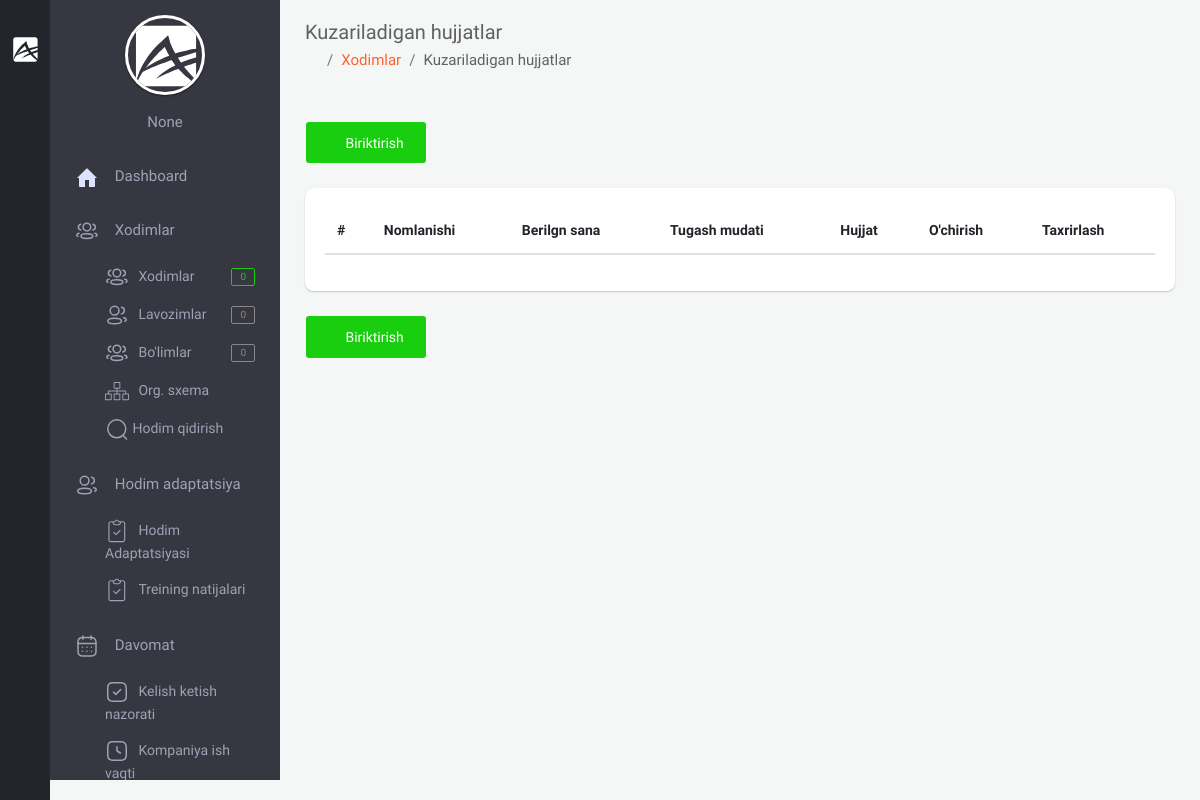
Before: /backoffice/document/5 (signed in) with the older database file.
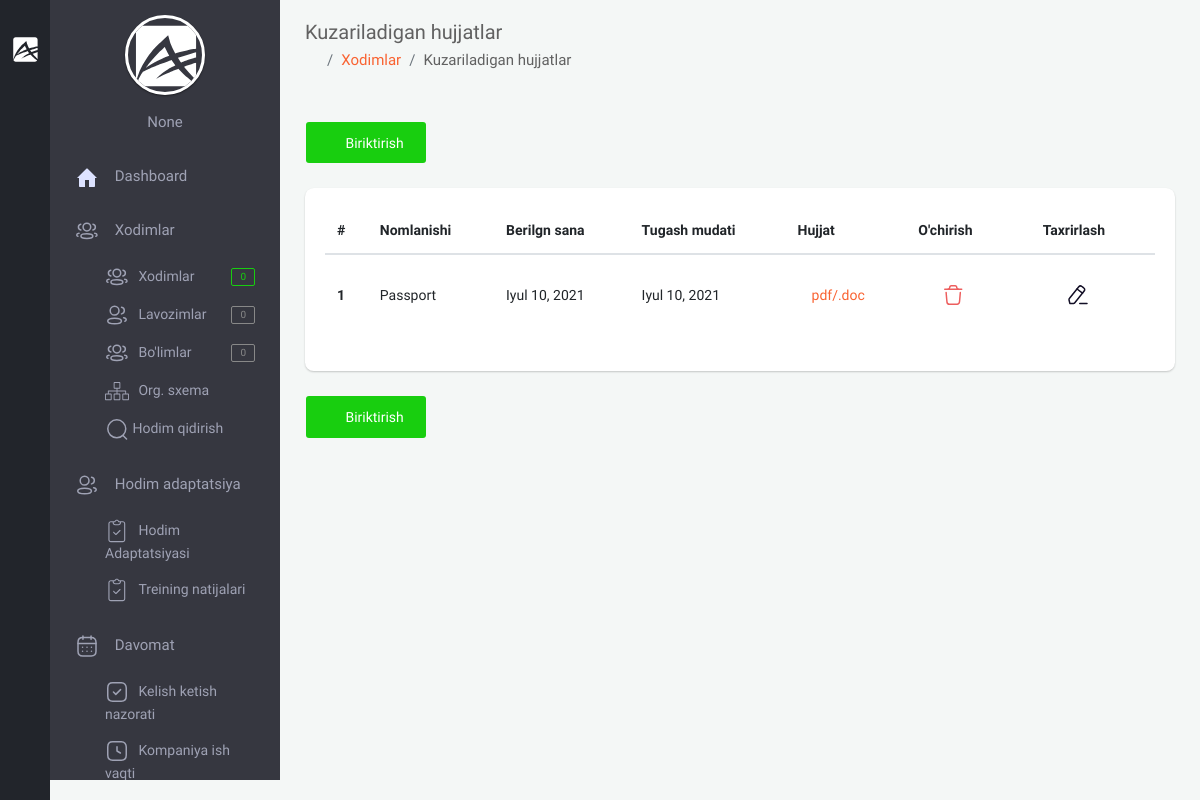
After: the same page with the newer database file.
### app/models.py (models this page shows, shortened)
class Document(models.Model):
    name = models.CharField(max_length=255, verbose_name="Nomi")
    date_of_issue = models.DateField(verbose_name="Berilgan sana")
    validity_period = models.DateField(verbose_name="Amal qilish mudati")
    document = models.FileField(upload_to='documents/', verbose_name="Hujjat(file)")
    note = models.CharField(max_length=255)
    staff = models.ForeignKey("Staff", on_delete=models.CASCADE)
    created_at = models.DateTimeField(auto_now_add=True, null=True, blank=True)
    class Meta:
        verbose_name_plural = "Hodim hujjatlari"

### backoffice/views.py (the view, shortened to what this page needs)
# urls.py: path('document/<int:pk>', views.DocumentListCreateView.as_view(), name='document'),
class DocumentListCreateView(LoginRequiredMixin, generic.CreateView):
    template_name = 'backoffice/pages/document/list.html'
    form_class = forms.DocumentModelForm
    model = models.Document
    def get_context_data(self, *, object_list=None, **kwargs):
        ctx = super(DocumentListCreateView, self).get_context_data(**kwargs)
        staff_id = self.kwargs.get('pk')
        ctx['documents'] = models.Document.objects.filter(staff_id=staff_id)
        ctx['staff_id'] = staff_id
        return ctx

### backoffice/context_processors.py (called while the page is built, shortened)
def staff_amount(request):
    amount_staff = None
    if request.user.is_anonymous == False:
        company = request.user.company
        staff = models.Staff.objects.filter(company=company)
        amount_staff = staff.count()
    return {"amount_staff": amount_staff}

def position_amount(request):
    position_amounts = None
    if request.user.is_anonymous == False:
        company = request.user.company
        position = models.Position.objects.filter(company=company)
        position_amounts = position.count()
    return {
        'position_amounts': position_amounts
    }

def department_amount(request):
    department_amounts = None
    if request.user.is_anonymous == False:
        company = request.user.company
        department = models.Department.objects.filter(company=company)
        department_amounts = department.count()
    return {
        'department_amounts': department_amounts
    }

def staff_gender_statistic(request):
    male = None
    female = None
    return {
        "male_count": '',
        "female_count": '',
        "company_staff_count": '',
        "width_male": '',
        "width_female": '',
    }

### templates/backoffice/pages/document/list.html (shortened to what this page needs)
{% extends 'backoffice/base.html' %}
{% block content %}
<section class="content">
    <div class="container-fluid">
        <div class="block-header">
            <div class="row clearfix">
                <div class="col-lg-12 col-md-12 col-sm-12">
                    <h2>Kuzariladigan hujjatlar</h2>
                    <ul class="breadcrumb padding-0">
                        <li class="breadcrumb-item"><a href="{% url 'backoffice-main' %}"><i class="zmdi zmdi-home"></i></a></li>
                        <li class="breadcrumb-item"><a href="{% url 'staff' %}">Xodimlar</a></li>
                        <li class="breadcrumb-item">Kuzariladigan hujjatlar</li>
                    </ul>
                </div>
            </div>
        </div>
        <div class="row clearfix">
            <div class="col-lg-12 col-md-12 col-sm-12">
                <div class="card">
                    <div class="header">
                        <div class="button-demo js-modal-buttons">
                            <button type="button" data-color="pink" data-toggle="modal" data-target="#colorModal" class="btn btn-success waves-effect"><i class="zmdi zmdi-plus"></i> Biriktirish</button>
                        </div>
                    </div>
                    <div class="body table-responsive">
                        <table class="table table-hover">
                            <thead>
                                <tr>
                                    <th>#</th>
                                    <th>Nomlanishi</th>
                                    <th>Berilgn sana</th>
                                    <th>Tugash mudati</th>
                                    <th>Hujjat</th>
                                    <th>O'chirish</th>
                                    <th>Taxrirlash</th>
                                </tr>
                            </thead>
                            <tbody>
                            {% for document in documents %}
                                <tr>
                                    <th scope="row">{{ document.id }}</th>
                                    <td>{{ document.name }}</td>
                                    <td>{{ document.date_of_issue }}</td>
                                    <td>{{ document.validity_period }}</td>
                                    <td><a href="{{ document.document.url }}" class="text-center"><i class="zmdi zmdi-file"></i>pdf/.doc</a></td>
                                    <td>
                                         <a href="javascript:void(0);" data-color="pink"
                                               data-toggle="modal" data-target="#documents-{{ document.id }}"
                                               class="btn btn-neutral waves-effect">
                                        </a>
                                    </td>
                                    <td>
                                        <button type="button" data-color="pink" data-toggle="modal" data-target="#colorModal{{ document.id }}" class="btn btn-neutral waves-effect">
                                        </button>
                                    </td>
                                </tr>
                            {% endfor %}
                            </tbody>
                        </table>
                    </div>
                <div class="header">
                        <div class="button-demo js-modal-buttons">
                            <button type="button" data-color="pink" data-toggle="modal" data-target="#colorModal" class="btn btn-success waves-effect"><i class="zmdi zmdi-plus"></i> Biriktirish</button>
                        </div>
                    </div>
                </div>
            </div>
        </div>
    </div>
</section>
{% endblock %}

Changed rows visible on the page:
added Document: id "1", name "Passport", date_of_issue "Iyul 10, 2021", validity_period "Iyul 10, 2021"
